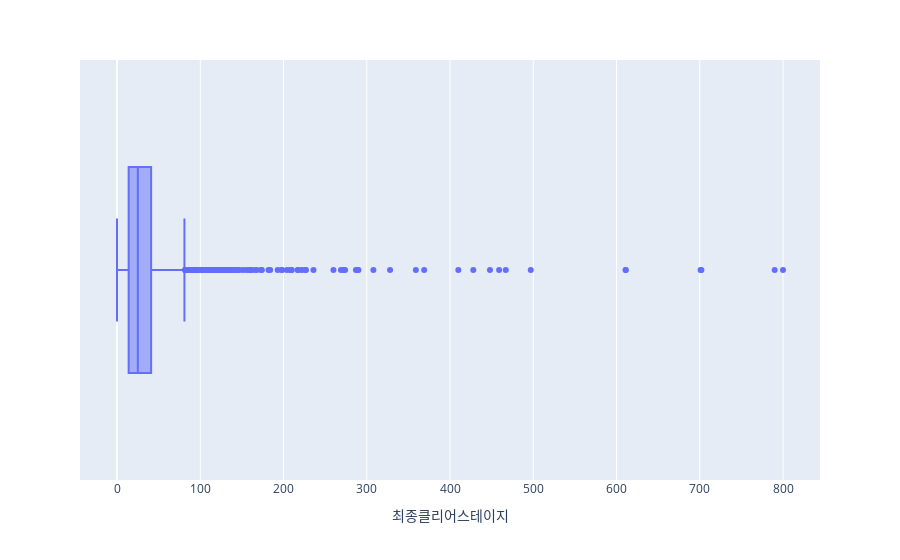

The notebook cell saved with this chart:
### Markdown cell above
4. 1일차부터 14일차까지 모두 접속한 유저의 '최종클리어스테이지'분포를 시각화 (histogram or boxplot)

### Code cell
df1['총접속수'] = df1[connection_status].sum(axis=1)
cond1 = (df1['총접속수']==7)
px.box(df1.loc[cond1], x='최종클리어스테이지')

### Figure 1 — Plotly figure (JSON) as saved in the notebook; plotly's stock layout.template omitted (floating-point values rounded to 4 significant figures; data arrays with more than 128 entries replaced by an {"elided": "..."} marker saying what was removed)
{"data": [{"alignmentgroup": "True", "hovertemplate": "최종클리어스테이지=%{x}<extra></extra>", "legendgroup": "", "marker": {"color": "#636efa"}, "name": "", "notched": false, "offsetgroup": "", "orientation": "h", "showlegend": false, "type": "box", "x": {"elided": "5684 int values"}, "x0": " ", "xaxis": "x", "y0": " ", "yaxis": "y"}], "layout": {"boxmode": "group", "legend": {"tracegroupgap": 0}, "margin": {"t": 60}, "xaxis": {"anchor": "y", "domain": [0, 1], "title": {"text": "최종클리어스테이지"}}, "yaxis": {"anchor": "x", "domain": [0, 1]}}}
